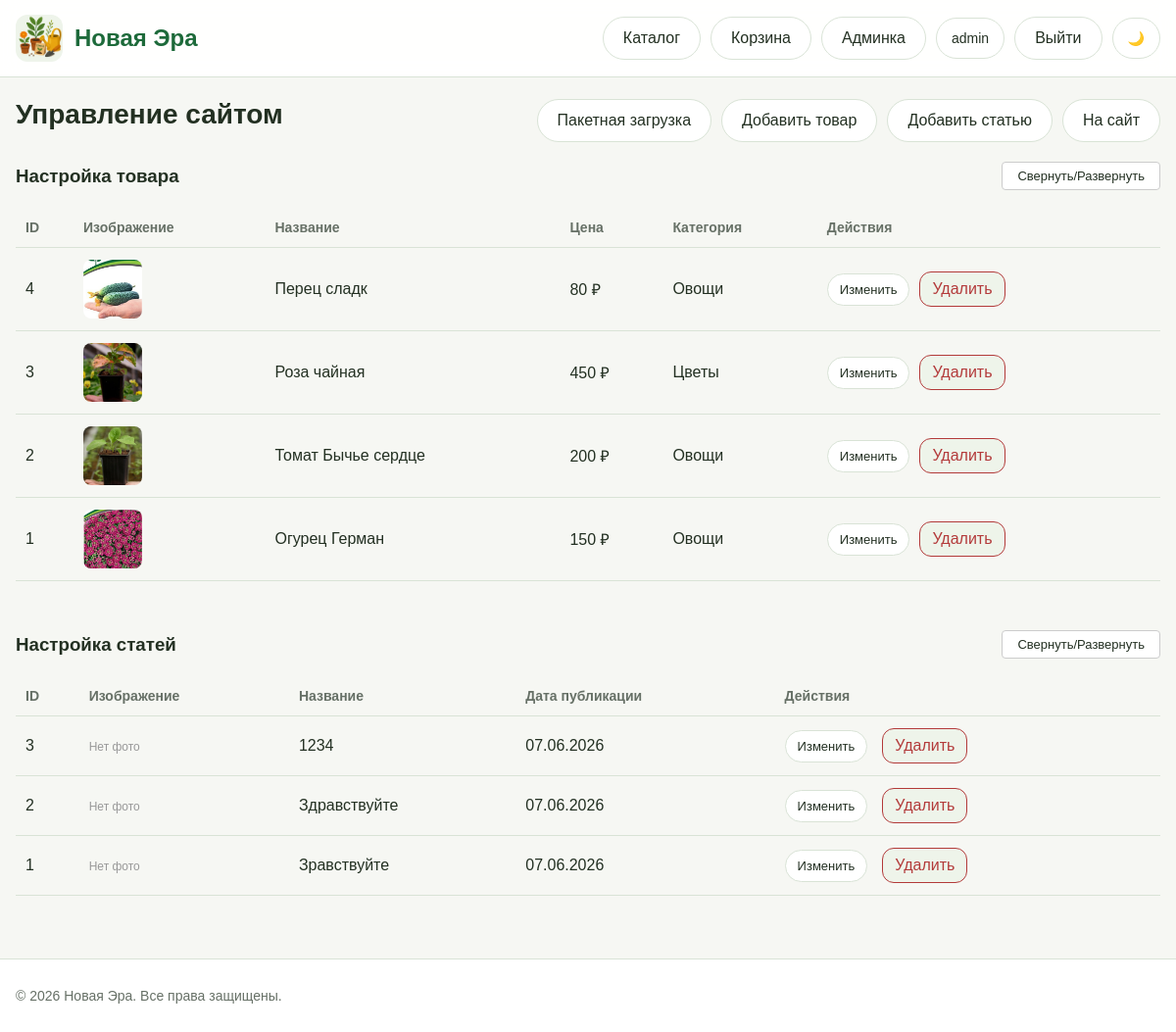
The page /admin (signed in) on the database its author committed.
### models.py (models this page shows, shortened)
class User(UserMixin, db.Model):
    __tablename__ = "users"
    id = db.Column(db.Integer, primary_key=True)
    username = db.Column(db.String(80), unique=True, nullable=False, index=True)
    email = db.Column(db.String(120), unique=True, nullable=False, index=True)
    password_hash = db.Column(db.String(255), nullable=False)
    is_admin = db.Column(db.Boolean, default=False, nullable=False)
    created_at = db.Column(db.DateTime, default=datetime.utcnow, nullable=False)
    surname = db.Column(db.String(80), nullable=True)
    name = db.Column(db.String(80), nullable=True)
    patronymic = db.Column(db.String(80), nullable=True)
    favorite_products = db.relationship(
        'Product',
        secondary=favorites,
        backref=db.backref('favorited_by', lazy='dynamic'),
        lazy='dynamic')

class Product(db.Model):
    __tablename__ = "products"
    id = db.Column(db.Integer, primary_key=True)
    name = db.Column(db.String(200), nullable=False, index=True)
    description = db.Column(db.Text, nullable=False)
    price = db.Column(db.Float, nullable=False)
    image_url = db.Column(db.String(255), nullable=True)
    category_id = db.Column(db.Integer, db.ForeignKey("categories.id"), nullable=False)
    created_at = db.Column(db.DateTime, default=datetime.utcnow, nullable=False)
    category = db.relationship("Category", back_populates="products", lazy="selectin")
    extra_images = db.relationship('ProductImage',
                                   backref='product',
                                   lazy='dynamic',
                                   cascade='all, delete-orphan',
                                   order_by='ProductImage.order')

class Category(db.Model):
    __tablename__ = "categories"
    id = db.Column(db.Integer, primary_key=True)
    slug = db.Column(db.String(64), unique=True, nullable=False, index=True)
    name = db.Column(db.String(100), unique=True, nullable=False)
    products = db.relationship("Product", back_populates="category", cascade="all, delete-orphan", lazy="selectin")

class Post(db.Model):
    __tablename__ = 'post'
    id = db.Column(db.Integer, primary_key=True)
    title = db.Column(db.String(200), nullable=False)
    content = db.Column(db.Text, nullable=False)
    date_posted = db.Column(db.DateTime, default=datetime.now)
    image_post = db.Column(db.String(255))
    product_id = db.Column(db.Integer, db.ForeignKey('products.id'), nullable=True)
    related_product = db.relationship('Product', backref='posts')

### routes.py (the view)
@bp.route("/admin")
@login_required
def admin():
    _admin_only()
    return render_template("admin.html", products=Product.query.order_by(Product.id.desc()).all(), posts=Post.query.order_by(Post.id.desc()).all())

### routes.py (called while the page is built)
@login_manager.user_loader
def load_user(user_id: str):
    try:
        return db.session.get(User, int(user_id))
    except:
        return None

def _admin_only():
    if not current_user.is_authenticated or not current_user.is_admin:
        abort(403)

### templates/admin.html (shortened to what this page needs)
{% extends "base.html" %}
{% block content %}
<div class="admin-head">
    <h1>Управление сайтом</h1>
    <div class="admin-actions">
        <a href="{{ url_for('main.bulk_upload') }}" class="top-link">Пакетная загрузка</a>
        <a href="{{ url_for('main.add_product') }}" class="top-link">Добавить товар</a>
        <a href="{{ url_for('main.add_post') }}" class="top-link">Добавить статью</a>
        <a href="{{ url_for('main.index') }}" class="top-link">На сайт</a>
    </div>
</div>
<div style="display: flex; justify-content: space-between; align-items: center; margin-bottom: 15px;">
    <h3 style="margin: 0;">Настройка товара</h3>
    <button onclick="toggleSection('products-table-wrap')" class="top-link" style="padding: 6px 15px; cursor: pointer; background: #fff; border: 1px solid #ccc; border-radius: 4px; font-size: 13px;">
        Свернуть/Развернуть
    </button>
</div>
<div id="products-table-wrap" class="table-wrap" style="transition: all 0.3s ease;">
    <table class="admin-table">
        <thead>
            <tr>
                <th>ID</th>
                <th>Изображение</th>
                <th>Название</th>
                <th>Цена</th>
                <th>Категория</th>
                <th>Действия</th>
            </tr>
        </thead>
        <tbody>
            {% for p in products %}
            <tr>
                <td data-label="ID">{{ p.id }}</td>
                <td data-label="Изображение">
                    {% if p.image_url %}
                        <img src="{{ p.image_url }}" style="width:60px;height:60px;object-fit:cover;border-radius:8px;">
                    {% endif %}
                </td>
                <td data-label="Название">{{ p.name }}</td>
                <td data-label="Цена">{{ "%.0f"|format(p.price) }} ₽</td>
                <td data-label="Категория">{{ p.category.name }}</td>
                <td data-label="Действия">
                    <div class="row-actions">
                        <a href="{{ url_for('main.edit_product', product_id=p.id) }}" class="top-link" style="padding:8px 12px;font-size:13px;">Изменить</a>
                        <form method="POST" action="{{ url_for('main.delete_product', product_id=p.id) }}" style="display:inline;" onsubmit="return confirm('Удалить товар?');">
                            <button type="submit" class="delete-mini">Удалить</button>
                        </form>
                    </div>
                </td>
            </tr>
            {% else %}
            <tr>
                <td colspan="6" class="empty-row">Товаров пока нет</td>
            </tr>
            {% endfor %}
        </tbody>
    </table>
</div>
<div class="admin-section" style="margin-top: 50px;">
    <div style="display: flex; justify-content: space-between; align-items: center; margin-bottom: 15px;">
        <h3 style="margin: 0;">Настройка статей</h3>
        <button onclick="toggleSection('posts-table-wrap')" class="top-link" style="padding: 6px 15px; cursor: pointer; background: #fff; border: 1px solid #ccc; border-radius: 4px; font-size: 13px;">
            Свернуть/Развернуть
        </button>
    </div>
    <div id="posts-table-wrap" class="table-wrap" style="transition: all 0.3s ease;">
        <table class="admin-table">
            <thead>
                <tr>
                    <th>ID</th>
                    <th>Изображение</th>
                    <th>Название</th>
                    <th>Дата публикации</th>
                    <th>Действия</th>
                </tr>
            </thead>
            <tbody>
                {% for post in posts %}
                <tr>
                    <td data-label="ID">{{ post.id }}</td>
                    <td data-label="Изображение">
                        {% if post.image_post %}
                            <img src="{{ post.image_post }}" style="width:60px; height:60px; object-fit:cover; border-radius:8px;">
                        {% else %}
                            <span style="font-size: 12px; color: #999;">Нет фото</span>
                        {% endif %}
                    </td>
                    <td data-label="Название">{{ post.title }}</td>
                    <td data-label="Дата публикации">{{ post.date_posted.strftime('%d.%m.%Y') }}</td>
                    <td data-label="Действия">
                        <div class="row-actions">
                            <a href="#" class="top-link" style="padding:8px 12px; font-size:13px; margin-right: 5px;">Изменить</a>
                            <form method="POST" action="{{ url_for('main.delete_post', post_id=post.id) }}" style="display:inline;" onsubmit="return confirm('Вы уверены, что хотите удалить эту статью?');">
                                <button type="submit" class="delete-mini">Удалить</button>
                            </form>
                        </div>
                    </td>
                </tr>
                {% else %}
                <tr>
                    <td colspan="5" style="text-align: center; padding: 20px; color: #999;">Статей пока нет.</td>
                </tr>
                {% endfor %}
            </tbody>
        </table>
    </div>
</div>
{% endblock %}

### templates/base.html (shortened to what this page needs)
<!DOCTYPE html>
<html lang="ru">
<head>
    <link rel="stylesheet" href="{{ url_for('static', filename='css/style.css') }}">
</head>
<body>
<header class="header">
    <div class="container header-inner">
        <div class="logo">
            <a href="{{ url_for('main.index') }}" style="display:flex;align-items:center;gap:12px;">
                <img src="{{ url_for('static', filename='images/icon.png') }}" alt="Logo" style="width:48px;height:48px;border-radius:12px;">
                <div class="logo-text">
                    <div class="title" style="color:var(--brand);">{{ brand_name }}</div>
                </div>
            </a>
        </div>
        <nav class="top-nav">
            <a href="{{ url_for('main.index') }}" class="top-link">Каталог</a>
            <a href="{{ url_for('main.basket') }}" class="top-link">Корзина</a>
            {% if current_user.is_authenticated %}
                {% if current_user.is_admin %}
                    <a href="{{ url_for('main.admin') }}" class="top-link">Админка</a>
                {% endif %}
                <a href="{{ url_for('main.profile') }}" class="profile-btn">{{ current_user.username }}</a>
                <a href="{{ url_for('main.logout') }}" class="top-link">Выйти</a>
            {% else %}
                <a href="{{ url_for('main.login') }}" class="top-link">Войти</a>
            {% endif %}
            <button id="themeToggle" class="theme-toggle" type="button">🌙</button>
        </nav>
    </div>
</header>
<main class="main-content container">
    {% block content %}{% endblock %}
</main>
<footer class="footer">
    <div class="container footer-inner">
        <p>© 2026 {{ brand_name }}. Все права защищены.</p>
    </div>
</footer>
</body>
</html>

### static/css/style.css (style rules this page uses)
:root { --bg: #f6f7f3; --surface: #ffffff; --surface-soft: #eef4ea; --text: #233022; --muted: #667066; --brand: #1d6a3a; --brand-dark: #14552d; --border: #d9e3d6; --shadow: 0 12px 30px rgba(16, 48, 26, 0.08); --error: #b33a3a; --warning: #b46f0b; --success: #2a7d46; }
*, *::before, *::after { box-sizing: border-box; }
html { scroll-behavior: smooth; }
body { margin: 0; font-family: Arial, Helvetica, sans-serif; background: var(--bg); color: var(--text); }
a { color: inherit; text-decoration: none; }
img { max-width: 100%; display: block; }
button, input, select, textarea { font: inherit; }
.container { width: min(1180px, calc(100% - 32px)); margin: 0 auto; }
.main-content { padding: 22px 0 40px; }
.header { position: sticky; top: 0; z-index: 20; background: color-mix(in srgb, var(--surface) 92%, transparent); backdrop-filter: blur(10px); border-bottom: 1px solid var(--border); }
.header-inner { min-height: 78px; display: flex; align-items: center; justify-content: space-between; gap: 20px; }
.logo { display: flex; align-items: center; gap: 12px; min-width: 0; }
.logo img { width: 52px; height: 52px; border-radius: 16px; object-fit: cover; background: var(--surface-soft); }
.logo-text { min-width: 0; }
.title { font-size: 24px; font-weight: 800; line-height: 1.1; }
.top-nav { display: flex; align-items: center; gap: 10px; flex-wrap: wrap; justify-content: flex-end; }
.top-link { background: var(--surface); color: var(--text); border: 1px solid var(--border); padding: 12px 20px; border-radius: 999px; text-decoration: none; display: inline-flex; align-items: center; font-weight: 500; transition: all 0.2s ease; }
.footer { border-top: 1px solid var(--border); background: var(--surface); margin-top: 24px; }
.footer-inner { min-height: 74px; display: flex; align-items: center; color: var(--muted); font-size: 14px; }
.admin-head { display: flex; align-items: flex-start; justify-content: space-between; gap: 16px; flex-wrap: wrap; margin-bottom: 20px; }
.admin-head h1 { margin: 0; font-size: 28px; }
.admin-actions { display: flex; gap: 10px; flex-wrap: wrap; justify-content: flex-end; }
.table-wrap { overflow-x: auto; margin-top: 18px; }
.admin-table { width: 100%; border-collapse: collapse; }
.admin-table th, .admin-table td { padding: 12px 10px; text-align: left; border-bottom: 1px solid var(--border); vertical-align: middle; }
.admin-table th { font-size: 14px; color: var(--muted); white-space: nowrap; }
.row-actions { display: flex; gap: 10px; flex-wrap: wrap; align-items: center; }
.delete-mini { background: var(--surface-soft); border: 1px solid var(--error); color: var(--error); padding: 8px 12px; border-radius: 12px; cursor: pointer; }
.theme-toggle, .profile-btn { border: 1px solid var(--border); background: var(--surface); color: var(--text); border-radius: 999px; padding: 11px 15px; min-height: 42px; display: inline-flex; align-items: center; justify-content: center; cursor: pointer; font-size: 14px; transition: all 0.2s ease; }

### rows shown on the page
User: username "admin"
Product: id "4", image_url (picture), name "Перец сладк", price "80", category.name "Овощи"
Product: id "3", image_url (picture), name "Роза чайная", price "450", category.name "Цветы"
Product: id "2", image_url (picture), name "Томат Бычье сердце", price "200", category.name "Овощи"
Product: id "1", image_url (picture), name "Огурец Герман", price "150", category.name "Овощи"
Post: id "3", image_post "Нет фото", title "1234", date_posted "07.06.2026"
Post: id "2", image_post "Нет фото", title "Здравствуйте", date_posted "07.06.2026"
Post: id "1", image_post "Нет фото", title "Зравствуйте", date_posted "07.06.2026"

### other values the page prints
{{ brand_name }} "Новая Эра"
